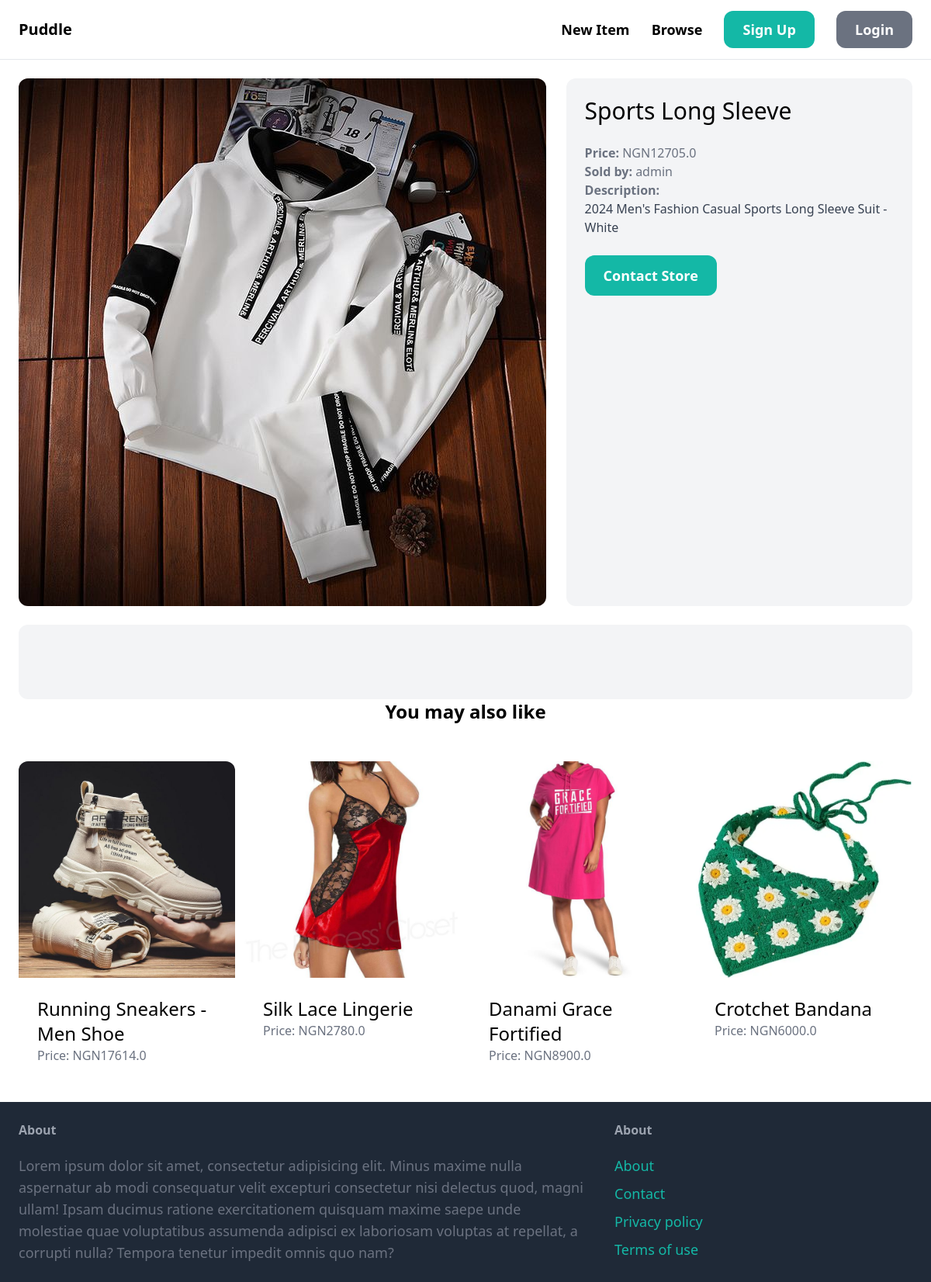
Screenshot of /items/3/ with the database file from the repository.
### item/models.py (models this page shows, shortened)
class Item(models.Model):
    category = models.ForeignKey(Category, related_name='items', on_delete=models.CASCADE)
    name = models.CharField(max_length=255)
    description = models.TextField(blank=True, null=True)
    price = models.FloatField()
    image = models.ImageField(upload_to='item_images', blank=True, null=True)
    is_sold = models.BooleanField(default=False)
    created_by = models.ForeignKey(User, related_name='items', on_delete=models.CASCADE)
    created_at = models.DateTimeField(auto_now_add=True)

### item/views.py (the view)
# urls.py: path('<int:pk>/', views.detail, name='detail'),
def detail(request, pk):
    item = get_object_or_404(Item, pk=pk)
    related_items = Item.objects.filter(category=item.category, is_sold=False).exclude(pk=pk)[0:4]
    return render(request, 'item/detail.html', {
        'item': item,
        'related_items': related_items,
    })

### item/templates/item/detail.html (shortened to what this page needs)
{% extends 'core/base.html' %}
{% block content %}
    <div class="grid grid-cols-5 gap-6">
        <div class="col-span-3">
            <img src="{{ item.image.url }}" alt="Item Image" class="rounded-xl">
        </div>
        <div class="col-span-2 p-6 bg-gray-100 rounded-xl">
            <h1 class="mb-6 text-3xl">{{ item.name }}</h1>
            <p class="text-gray-500"><strong>Price: </strong>NGN{{ item.price }}</p>
            <p class="text-gray-500"><strong>Sold by: </strong>{{ item.created_by }}</p>
            {% if item.description %}
                <p class="text-gray-700">
                    <strong class="text-gray-500">Description: </strong><br>
                    {{ item.description }}
                </p>
            {% endif %}
            <a href="#" class="inline-block mt-6 px-6 py-3 text-lg font-semibold bg-teal-500 text-white hover:bg-teal-700 rounded-xl">Contact Store</a>
        </div>
    </div>
    <div class="mt-6 px-6 py-12 bg-gray-100 rounded-xl"></div>
        <h2 class="mb-12 text-2xl text-center"><strong>You may also like</strong></h2>
        <div class="grid grid-cols-4 gap-3">
            {% for item in related_items %}
                <div>
                    <a href="{% url 'item:detail' item.id %}">
                        <div>
                            <img src="{{ item.image.url }}" class="rounded-t-xl" alt="Item Image">
                        </div>
                        <div class="p-6 bg-white rounded-b-xl">
                            <h2 class="text-2xl">{{ item.name }}</h2>
                            <p class="text-gray-500">Price: NGN{{ item.price }}</p>
                        </div>
                    </a>
                </div>
            {% endfor %}
        </div>
    </div>
{% endblock %}

### rows the page displays
Item: image (picture), name "Sports Long Sleeve", price "12705.0", created_by "admin", description "2024 Men's Fashion Casual Sports Long Sleeve Suit - White"
Item: image (picture), name "Running Sneakers - Men Shoe", price "17614.0"
Item: image (picture), name "Silk Lace Lingerie", price "2780.0"
Item: image (picture), name "Danami Grace Fortified", price "8900.0"
Item: image (picture), name "Crotchet Bandana", price "6000.0"
